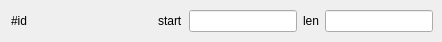
<?xml version="1.0" encoding="UTF-8"?>
<ui version="4.0">
 <class>PCICapWidget</class>
 <widget class="QWidget" name="PCICapWidget">
  <property name="geometry">
   <rect>
    <x>0</x>
    <y>0</y>
    <width>442</width>
    <height>42</height>
   </rect>
  </property>
  <property name="windowTitle">
   <string>Form</string>
  </property>
  <layout class="QVBoxLayout" name="verticalLayout">
   <property name="leftMargin">
    <number>0</number>
   </property>
   <property name="topMargin">
    <number>0</number>
   </property>
   <property name="rightMargin">
    <number>0</number>
   </property>
   <property name="bottomMargin">
    <number>0</number>
   </property>
   <item>
    <widget class="QFrame" name="frame">
     <property name="frameShape">
      <enum>QFrame::NoFrame</enum>
     </property>
     <property name="frameShadow">
      <enum>QFrame::Raised</enum>
     </property>
     <layout class="QHBoxLayout" name="horizontalLayout">
      <property name="leftMargin">
       <number>11</number>
      </property>
      <property name="topMargin">
       <number>5</number>
      </property>
      <property name="bottomMargin">
       <number>5</number>
      </property>
      <item>
       <widget class="QLabel" name="label_id_or_name">
        <property name="sizePolicy">
         <sizepolicy hsizetype="Expanding" vsizetype="Preferred">
          <horstretch>0</horstretch>
          <verstretch>0</verstretch>
         </sizepolicy>
        </property>
        <property name="minimumSize">
         <size>
          <width>60</width>
          <height>0</height>
         </size>
        </property>
        <property name="text">
         <string>#id</string>
        </property>
       </widget>
      </item>
      <item>
       <widget class="QLabel" name="label_start">
        <property name="text">
         <string>start</string>
        </property>
       </widget>
      </item>
      <item>
       <widget class="QLineEdit" name="lineedit_start">
        <property name="sizePolicy">
         <sizepolicy hsizetype="Preferred" vsizetype="Fixed">
          <horstretch>0</horstretch>
          <verstretch>0</verstretch>
         </sizepolicy>
        </property>
       </widget>
      </item>
      <item>
       <widget class="QLabel" name="label_len">
        <property name="text">
         <string>len</string>
        </property>
       </widget>
      </item>
      <item>
       <widget class="QLineEdit" name="lineedit_len">
        <property name="sizePolicy">
         <sizepolicy hsizetype="Preferred" vsizetype="Fixed">
          <horstretch>0</horstretch>
          <verstretch>0</verstretch>
         </sizepolicy>
        </property>
       </widget>
      </item>
     </layout>
    </widget>
   </item>
  </layout>
 </widget>
 <resources/>
 <connections/>
</ui>
